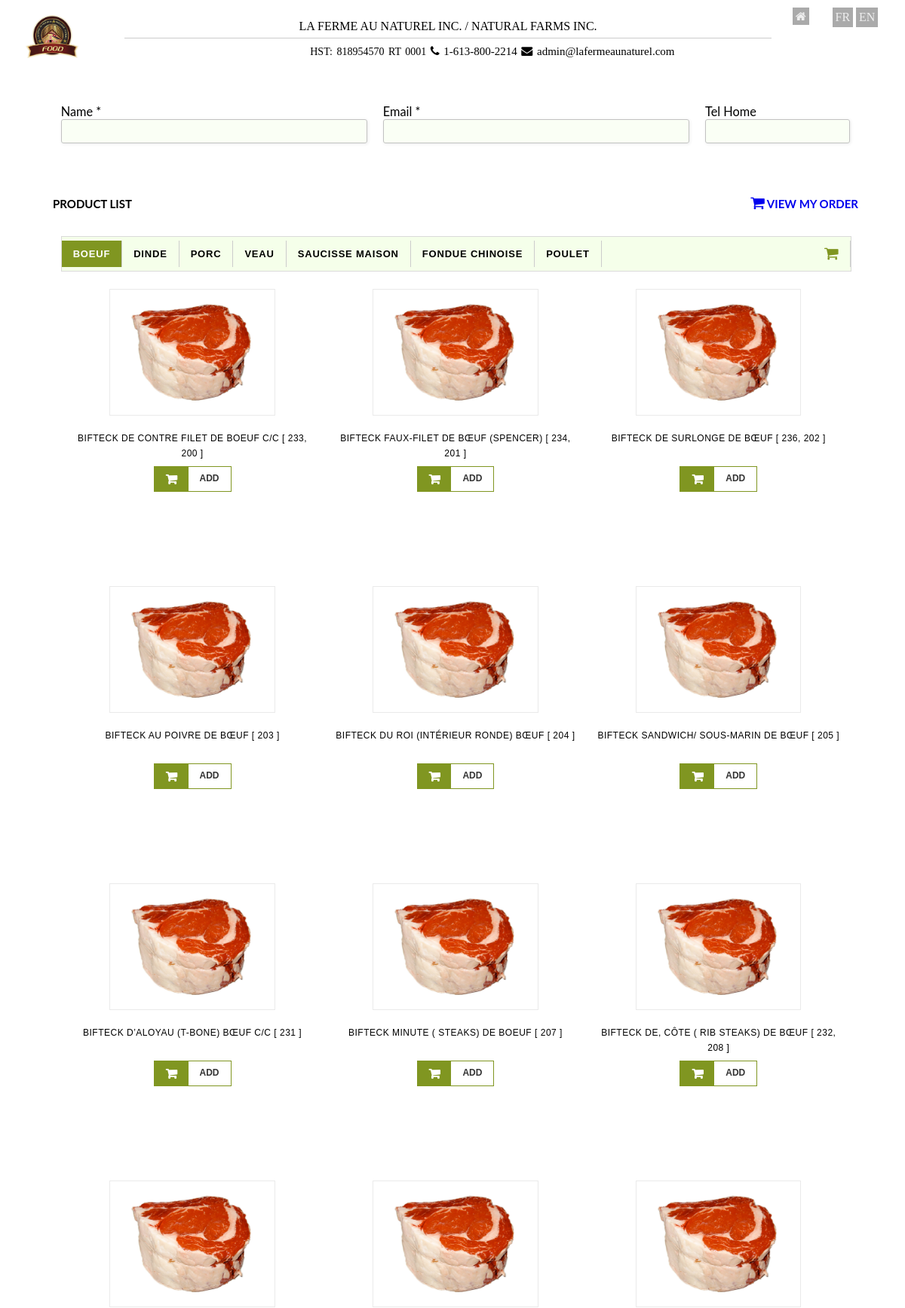
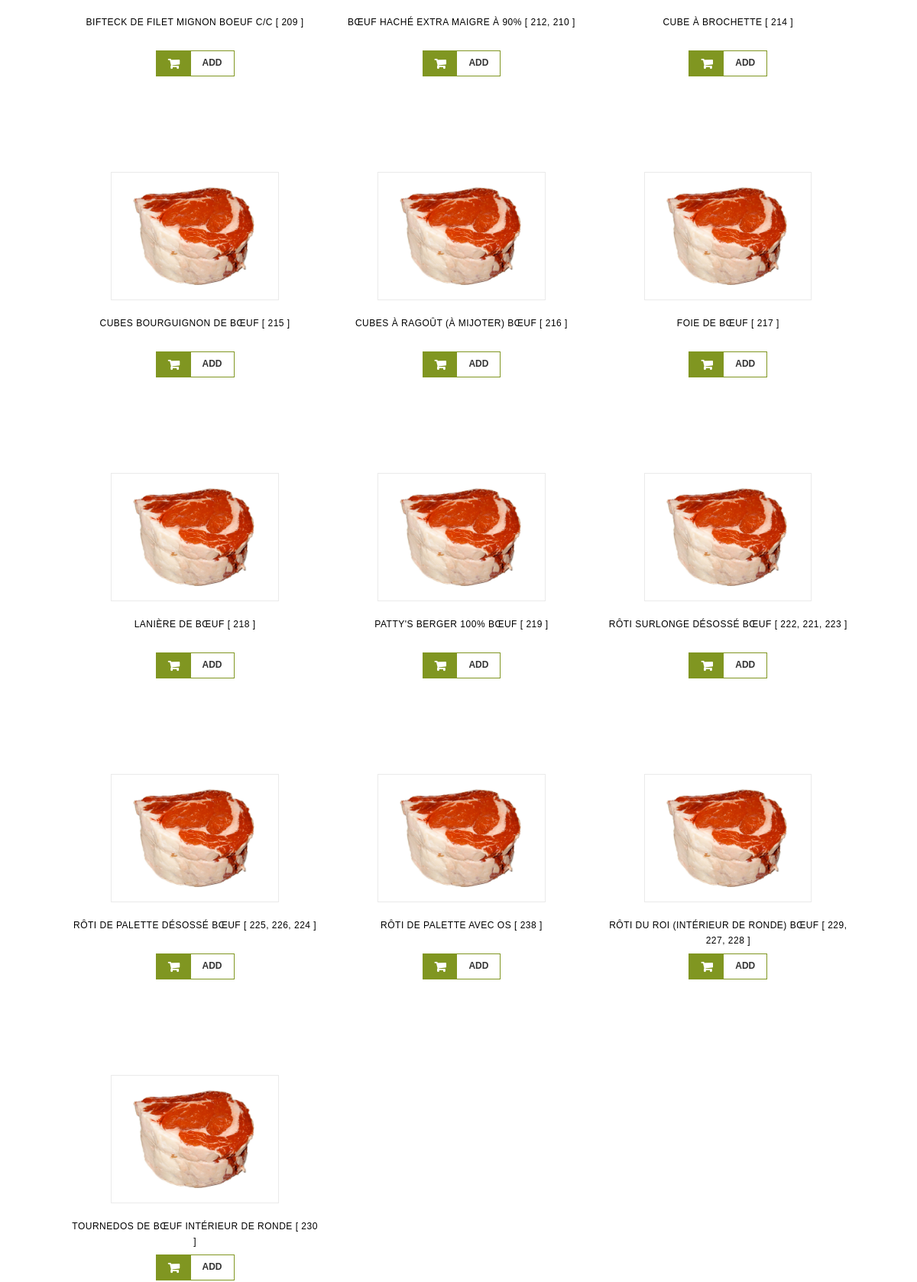
The page /demo/index.php (upper part) on the database its author committed (2 pictures, top to bottom).
### tables this page shows
CREATE TABLE `products_category` (
  `id` tinyint(10) UNSIGNED NOT NULL,
  `name_en` varchar(30) NOT NULL,
  `name_fr` varchar(30) NOT NULL,
  `slug` varchar(30) NOT NULL
);

CREATE TABLE `products` (
  `id` smallint(5) UNSIGNED NOT NULL,
  `category_id` tinyint(4) UNSIGNED NOT NULL,
  `name_fr` varchar(100) NOT NULL,
  `name_en` varchar(100) NOT NULL,
  `image_name` varchar(256) NOT NULL DEFAULT 'beef.jpg'
);

### inc/config.php (called while the page is built, shortened)
<?php
$numOfColumns = 3;
?>

### demo/index.php (the view, shortened to what this page needs)
<?php
include 'formtopdemo.php';
?>
<div class="form-style-2">
	<form method="post"  action="../actions/actiondemo.php" autocomplete="on">
		<div class="row">
			<div class="form-style-2-heading"><?= gettext(" ")?></div>
			<div class="section section-40">
				<p><?= gettext("Name")?> *</p>
				<input type="text" class="input-field mandatory" name="lastname" value="" id="prefillLastName" oninput="prefill1()" required/>
			</div>
			<div class="section section-40">
				<p><?= gettext("Email")?> *</p>
				<input type="email" class="input-field mandatory" name="email" value="" required/>
			</div>
			<div class="section section-20">
				<p><?= gettext("Tel Home")?></p>
			    <span>
				    <input type="tel" class="tel-number-field" name="phone" value="" maxlength="10" />
				</span>
			</div>
		</div>
		<div class="row">
			<div class="space1"></div>
		</div>
		<div class="form-style-2-heading">
			<?= gettext("Product List")?>
			<a href='#mycart' style='float: right'><i class='fa fa-shopping-cart'></i> <?= gettext("VIEW MY ORDER"); ?></a>
		</div>
		<div class="row" id="shop">
			<div>
				<div class="section section-100 tabs">
				<?php
					$sqlCat = "SELECT * FROM products_category";
					$resultsCat = mysqli_query($conn, $sqlCat) or die ($sqlCat."<br>".mysqli_error());
					$firstTab = 0;
					while ($rowCat = mysqli_fetch_array($resultsCat))
					{
						if ($firstTab === 0)
						{
							$firstTab = 1;
				?>
							<span id="tab-<?php echo $rowCat['slug']; ?>" class="tabTitle active" onclick="showTab('<?php echo $rowCat['slug']; ?>')"><?php echo ($language == "en_US")?$rowCat['name_en']:$rowCat['name_fr']; ?></span>
				<?php
						}
						else {
				?>
							<span id="tab-<?php echo $rowCat['slug']; ?>" class="tabTitle" onclick="showTab('<?php echo $rowCat['slug']; ?>')"><?php echo ($language == "en_US")?$rowCat['name_en']:$rowCat['name_fr']; ?></span>
				<?php
						}
			    	}
			    ?>
			                <span class="cart-tab"><a href='#mycart'><i class="fa fa-shopping-cart"></i></a></span>
				</div>
				<?php
				$resultsCat = mysqli_query($conn, $sqlCat) or die ($sqlCat."<br>".mysqli_error());
				$firstTab = 0;
				while ($rowCat = mysqli_fetch_array($resultsCat))
				{
				if ($firstTab === 0)
				{
					?>
					<div class="section section-100 tab active" id="<?php echo $rowCat['slug']; ?>">
					<?php
				}
				else {
				?>
					<div class="section section-100 tab" id="<?php echo $rowCat['slug']; ?>">
					<?php
				}
				$firstTab++;
					echo "<ul class='nodisplay active product-list' id='".$rowCat['slug']."list'>";
					$sql = "SELECT * FROM products WHERE category_id=".$rowCat['id'];
					$results = mysqli_query($conn, $sql) or die ($sql."<br>".mysqli_error());
					while ($row = mysqli_fetch_array($results))
					{
						$sql2 = "SELECT * FROM products_details WHERE product_id=".$row['id'].";";
						$results2 = mysqli_query($conn, $sql2) or die ($sql2."<br>".mysqli_error());
						$cart = array();
						$codes = " [ ";
						while ($row2 = mysqli_fetch_array($results2))
						{
							$details = array();
							array_push($details, $row2['id']);
							array_push($details, $row2['point']);
							$sql3 = "SELECT * FROM product_packaging WHERE id=".$row2['packaging_id']." LIMIT 1";
							$results3 = mysqli_query($conn, $sql3) or die ($sql3."<br>".mysqli_error());
							$row3 = mysqli_fetch_array($results3);
							array_push($details, "[". $row2['code'] ."] " . $row3['type'] . " : " . $row3['quantity']);
							array_push($cart, $details);
							$codes .= $row2['code'] . ', ';
						}
						$codes = rtrim($codes, ', ');
						$codes .= " ] ";
						$details = "";
						foreach($cart as $r) {
							foreach ($r as $t)
							{
								$details .= $t . ",";
							}
							$details = rtrim($details, ",");
							$details .= "~";
						}
						$details = rtrim($details, "~");
						$width = str_replace(",", ".", (100/$numOfColumns));
						$name = ($language == "en_US")?$row['name_en']:$row['name_fr'];
						echo "<li class='section product-display' style='width:".$width."%;'>";
						echo "<span onclick='addProduct(this)' data-image='".$row['image_name']."' data-name='".$row['name_fr']."' data-details='".$details."' data-id='".$row['id']."'>";
						echo "<a href='#mycart'><img src='../order/images/products/".$row['image_name']."' alt='productImage' /></a>";
						echo "</span>";
						echo "<div class='pname' onclick='addProduct(this)' data-image='".$row['image_name']."' data-name='".$row['name_fr']."' data-details='".$details."' data-id='".$row['id']."'>
				    		  <p>".$name.$codes."</p>".
    		                 "<a href='#mycart' class='product-item-select'><span class='perPdtPts' id='perPdtPts".$row['id']."'></span><span>". gettext("Add") . "</span></a></div>";
						echo "</li>";
					}
					echo "</ul>";
					?>
				</div>
				<?php } ?>
			</div>
		</div>
	</form>
  </div>
</div>
<?php
include '../order/formbottom.php';
?>

### inc/publicHeader.php (shortened to what this page needs)
<link rel="stylesheet" href="css/signature-pad.css">
<link rel="stylesheet" href="css/datepicker.css" />
<link rel="stylesheet" href="css/style.css">
<link rel="stylesheet" href="css/prettyPhoto.css" type="text/css" media="screen" title="prettyPhoto main stylesheet" charset="utf-8" />
<link rel="stylesheet" href="https://cdnjs.cloudflare.com/ajax/libs/font-awesome/4.7.0/css/font-awesome.min.css">
<?php
if(file_exists('../inc/config.php'))
		include '../inc/config.php';
?>

### demo/formtopdemo.php (shortened to what this page needs)
<?php
include '../inc/publicHeader.php';
?>
<div class="printable" id="form-print">
<?php
if (isset($_GET['lang']) && $_GET['lang']=="en")
{
	$language = "en_US";
	putenv("LANG=".$language);
	setlocale(LC_ALL, $language);
	$locale = "en_US.UTF-8";
	setlocale(LC_ALL, $locale);
	$domain = "messages";
	bindtextdomain($domain, "Locale");
	textdomain($domain);
}
else{
	$language = "fr_FR";
}
?>
<div id="nav2" class="section section-100">
	<div class="section section-12"><a href="<?= $language == 'fr_FR'?'http://lafermeaunaturel.com':'http://naturalfarms.ca'?>" class="logo"><img src="images/logo.png"/></a></div>
	<div class="section section-75" style="text-align: center; border-bottom: 1px solid #CCC;height:40px;line-height:50px;"><?= gettext("LA FERME AU NATUREL INC.") ?> / <?= gettext("NATURAL FARMS INC.") ?></div>
	<div class="section section-12">
		<a href="#" onclick="language('en')" style="cursor: pointer; float: right;" class="topmenu <?= $_GET["lang"]=="en"?"isactive":"" ?>"> <?= gettext("EN")?></a>
		<a href="#" onclick="language('fr')" style="cursor: pointer; float: right;" class="topmenu <?= $_GET["lang"]=="fr"?"isactive":"" ?>"> <?= gettext("FR")?></a>
		<a href="<?= $language == 'fr_FR'?'http://lafermeaunaturel.com':'http://naturalfarms.ca'?>" class="topmenu" style="cursor: pointer; float: left;"><i class="fa fa-home"></i> <?= gettext(" ")?></a>
	</div>
	<div class="section section-85" style="text-align: center; height:20px;line-height:20px; font-size: 14px; margin-top: 8px; word-spacing: 2px;">HST:  818954570 RT 0001 <i class="fa fa-phone"> 1-613-800-2214</i> <i class="fa fa-envelope"> <?= ($language == "en_US")?"admin@naturalfarms.ca":"admin@lafermeaunaturel.com" ?></i></div>
</div>

### order/formbottom.php (shortened to what this page needs)
<link rel="stylesheet" href="//code.jquery.com/ui/1.12.1/themes/base/jquery-ui.css">

### rows shown on the page
products_category: name_fr "BOEUF"
products_category: name_fr "DINDE"
products_category: name_fr "PORC"
products_category: name_fr "VEAU"
products_category: name_fr "SAUCISSE MAISON"
products_category: name_fr "FONDUE CHINOISE"
products_category: name_fr "POULET"
products: $width 33.333333333333 (drawn), image_name (picture), name_fr "BIFTECK DE CONTRE FILET DE BOEUF C/C", codes "[ 233, 200 ]"
products: $width 33.333333333333 (drawn), image_name (picture), name_fr "BIFTECK FAUX-FILET DE BŒUF (SPENCER)", codes "[ 234, 201 ]"
products: $width 33.333333333333 (drawn), image_name (picture), name_fr "BIFTECK DE SURLONGE DE BŒUF", codes "[ 236, 202 ]"
products: $width 33.333333333333 (drawn), image_name (picture), name_fr "BIFTECK AU POIVRE DE BŒUF", codes "[ 203 ]"
products: $width 33.333333333333 (drawn), image_name (picture), name_fr "BIFTECK DU ROI (INTÉRIEUR RONDE) BŒUF", codes "[ 204 ]"
products: $width 33.333333333333 (drawn), image_name (picture), name_fr "BIFTECK SANDWICH/ SOUS-MARIN DE BŒUF", codes "[ 205 ]"
products: $width 33.333333333333 (drawn), image_name (picture), name_fr "BIFTECK D’ALOYAU (T-BONE) BŒUF C/C", codes "[ 231 ]"
products: $width 33.333333333333 (drawn), image_name (picture), name_fr "BIFTECK MINUTE ( STEAKS) DE BOEUF", codes "[ 207 ]"
products: $width 33.333333333333 (drawn), image_name (picture), name_fr "BIFTECK DE, CÔTE ( RIB STEAKS) DE BŒUF", codes "[ 232, 208 ]"
products: $width 33.333333333333 (drawn), image_name (picture), name_fr "BIFTECK DE FILET MIGNON BOEUF C/C", codes "[ 209 ]"
products: $width 33.333333333333 (drawn), image_name (picture), name_fr "BŒUF HACHÉ EXTRA MAIGRE À 90%", codes "[ 212, 210 ]"
products: $width 33.333333333333 (drawn), image_name (picture), name_fr "CUBE À BROCHETTE", codes "[ 214 ]"
products: $width 33.333333333333 (drawn), image_name (picture), name_fr "CUBES BOURGUIGNON DE BŒUF", codes "[ 215 ]"
products: $width 33.333333333333 (drawn), image_name (picture), name_fr "CUBES À RAGOÛT (À MIJOTER) BŒUF", codes "[ 216 ]"
products: $width 33.333333333333 (drawn), image_name (picture), name_fr "FOIE DE BŒUF", codes "[ 217 ]"
products: $width 33.333333333333 (drawn), image_name (picture), name_fr "LANIÈRE DE BŒUF", codes "[ 218 ]"
products: $width 33.333333333333 (drawn), image_name (picture), name_fr "PATTY'S BERGER 100% BŒUF", codes "[ 219 ]"
products: $width 33.333333333333 (drawn), image_name (picture), name_fr "RÔTI SURLONGE DÉSOSSÉ BŒUF", codes "[ 222, 221, 223 ]"
products: $width 33.333333333333 (drawn), image_name (picture), name_fr "RÔTI DE PALETTE DÉSOSSÉ BŒUF", codes "[ 225, 226, 224 ]"
products: $width 33.333333333333 (drawn), image_name (picture), name_fr "RÔTI DE PALETTE AVEC OS", codes "[ 238 ]"
products: $width 33.333333333333 (drawn), image_name (picture), name_fr "RÔTI DU ROI (INTÉRIEUR DE RONDE) BŒUF", codes "[ 229, 227, 228 ]"
products: $width 33.333333333333 (drawn), image_name (picture), name_fr "TOURNEDOS DE BŒUF INTÉRIEUR DE RONDE", codes "[ 230 ]"

### other values the page prints
gettext("LA FERME AU NATUREL INC.") "LA FERME AU NATUREL INC."
gettext("NATURAL FARMS INC.") "NATURAL FARMS INC."
gettext("EN") "EN"
gettext("FR") "FR"
gettext("Name") "Name"
gettext("Email") "Email"
gettext("Tel Home") "Tel Home"
gettext("Product List") "PRODUCT LIST"
gettext("VIEW MY ORDER") "VIEW MY ORDER"
